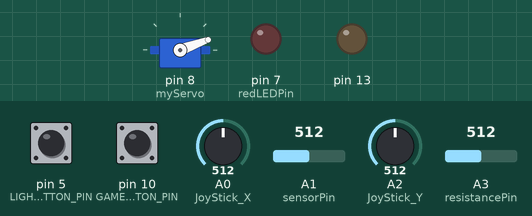
Recording of a sketch running on a simulated Arduino Uno, built with avr-gcc and run on an emulated ATmega328P. Parts: servo, output pins drawn as LEDs (lit = HIGH). The inputs (shaded band) are chosen by the test bench; at power-on: pin 10 (GAME_BUTTON_PIN) LOW, pin 5 (LIGHT_BUTTON_PIN) LOW, A1 (sensorPin) = 512, A0 (JoyStick_X) = 512, A2 (JoyStick_Y) = 512, A3 (resistancePin) = 512. What the sketch prints to the serial monitor is not drawn.

Above: at 4.2 s.
4.3 s: pin 10 (GAME_BUTTON_PIN) pulled HIGH for 3 s
At 4.8 s:
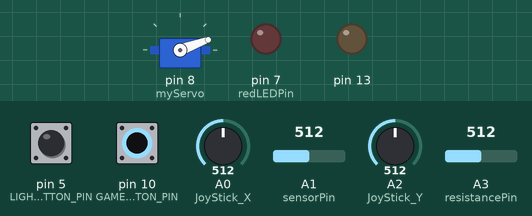
8.8 s: pin 5 (LIGHT_BUTTON_PIN) pulled HIGH for 3 s
At 9.7 s:
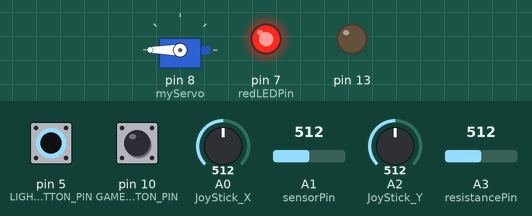
13.3 s: A1 (sensorPin) set to 488
At 14.3 s:
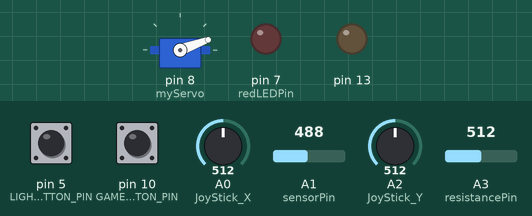
17.4 s: A1 (sensorPin) set to 716
At 18.2 s:
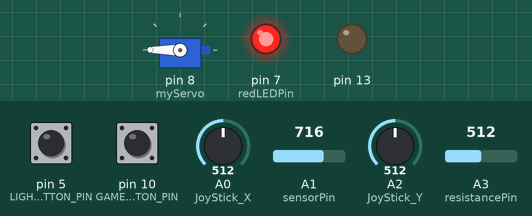
Timing chart, 0 to 25.5 s (numbered marks = the images above; inputs shaded):
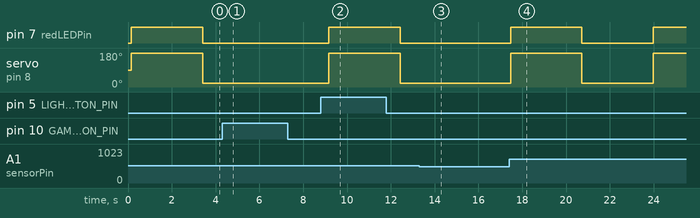

Measured:
- the behaviour switches between 501 and 500 on A1 (sensorPin) (found by bisection; images 2 and 3)
- after the input at 4.3 s, pin 7 (redLEDPin): stays LOW (without the input it goes to HIGH after 2.4 s); servo on pin 8 (myServo): stays 20° (without the input it goes to 180° after 2.4 s)
- after the input at 8.8 s, pin 7 (redLEDPin): LOW → HIGH after 0.37 s, → LOW 3.3 s later; servo on pin 8 (myServo): 20° → 180° after 0.37 s, → 20° 3.3 s later
- after the input at 13.3 s, pin 7 (redLEDPin): stays LOW (without the input it goes to HIGH after 2.4 s); servo on pin 8 (myServo): stays 20° (without the input it goes to 180° after 2.4 s)
- after the input at 17.4 s, pin 7 (redLEDPin): LOW → HIGH after 0.07 s, → LOW 3.3 s later, → HIGH 3.3 s later; servo on pin 8 (myServo): 20° → 180° after 0.07 s, → 20° 3.3 s later, → 180° 3.3 s later

The sketch:

game.ino
```cpp
#include <Servo.h>
#include <stdbool.h>
#include <SoftwareSerial.h>

Servo myServo;  // create a servo object
SoftwareSerial btSerial(3, 4); // TX, RX

const int sensorPin = A1;
const int redLEDPin = 7;

int sensorValue;
bool lightsPower;

int resistancePin = A3;    //類比輸入的PIN腳
int resistanceValue = 0;  // 類比輸入得到的數值

int angle; // variable to hold the angle for the servo motor
int potVal; // variable to read the value from the analog pin
// 以下是game的
int JoyStick_X = 0; //x
int JoyStick_Y = 2; //y
const int LIGHT_BUTTON_PIN = 5;
const int GAME_BUTTON_PIN = 10;
int gameMode = 0;   // 按鈕的狀態
int A,B,C,D;
int game_buttonState;
int light_buttonState;
void setup()
{
  pinMode(13,OUTPUT);
  pinMode(LIGHT_BUTTON_PIN, INPUT);
  pinMode(GAME_BUTTON_PIN, INPUT);
  pinMode(7,INPUT);
  pinMode(JoyStick_X, INPUT);
  pinMode(JoyStick_Y, INPUT);
  Serial.begin(115200);
    // put your setup code here, to run once:
  myServo.attach(8); // attaches the servo on pin 9 to the servo object
  // Serial.begin(38400); // open a serial connection to your computer
  btSerial.begin(9600);
  myServo.write(90);

  pinMode(redLEDPin,OUTPUT);

  lightsPower = 0;
}
int prev=0;
void loop()
{
  // 藍芽控制電燈
  if (btSerial.available()){  //如果藍牙有傳資料過來
    int i = btSerial.read();  //把讀到的資料丟給i
    // Serial.println(i);
    if(i == 1){    //如果是1，亮燈
      Serial.println("Led On");
      digitalWrite(7,HIGH);
      myServo.write(180);
    }
    if(i == 2){    //如果是2，熄燈
      Serial.println("Led Off");
      myServo.write(20);
      digitalWrite(7,LOW);
    }
    // if(i == 3) {
    //   A =1, B=0, C=1, D=1;
    //   int result =(D<<5)| (C << 4) | (B << 2) | A;
    //   Serial.write(result); // 以二進制形式顯示
    // }
    // if(i == 4) {
    //   A =0, B=0, C=1, D=1;
    //   int result =(D<<5)| (C << 4) | (B << 2) | A;
    //   Serial.write(result); // 以二進制形式顯示
    // }
  }

  game_buttonState = digitalRead(GAME_BUTTON_PIN);  //讀取按鍵的狀態
  light_buttonState = digitalRead(LIGHT_BUTTON_PIN);  //讀取按鍵的狀態
  // Serial.print(light_buttonState);
  // Serial.println(game_buttonState);
  if(game_buttonState == HIGH){          //如果按鍵按了
    gameMode=1;
    Serial.println("game");
  }else if(light_buttonState == HIGH){                           //如果按鍵是未按下
    gameMode = 0;
    Serial.println("LIGHT");
  }
  delay(150);

  if (gameMode ==1) {
    int x,y,z;
    x=analogRead(JoyStick_X);
    y=analogRead(JoyStick_Y);
    resistanceValue = analogRead(resistancePin);   //讀取類比輸入的值會得到0~1023
    resistanceValue = map(resistanceValue,0,1023,0,255);  //將0~1023轉化成0~255
    // Serial.println(resistanceValue);
    // Serial.print(x ,DEC); Serial.print(",");
    // Serial.println(y ,DEC);
    if(resistanceValue<=100) {
      B=0;
    }else{
      B=1;
    }
    if(y<=150) {
      A=0;
    }else if(y>850){
      A=1;
    } else if(x>400 && x<600){
      A=2;
    }
    C=1;
    D=1;
    int result =(D<<5)| (C << 4) | (B << 2) | A;
    // 顯示結果到串行監視器
    // Serial.print(result,BIN);
    // Serial.println(result);
    // Serial.print(A); Serial.print(",");
    // Serial.print(B); Serial.print(",");
    // Serial.print(C); Serial.print(",");
    // Serial.println(D);
    Serial.write(result); // 以二進制形式顯示
  } else if(gameMode == 0) {
    sensorValue = analogRead(sensorPin);
    delay(5);
    // Serial.print("\nsensor Values \t : ");
    // Serial.println(sensorValue);

    if(sensorValue > 500 && lightsPower==1) {
      myServo.write(20);
      digitalWrite(7, LOW);
      lightsPower = 0;
      delay(3000);
    } else if (sensorValue > 500 && lightsPower==0) {
      myServo.write(180);
      digitalWrite(7, HIGH);
      lightsPower = 1;
      delay(3000);
    }
  }

  delay(100);
}
```
